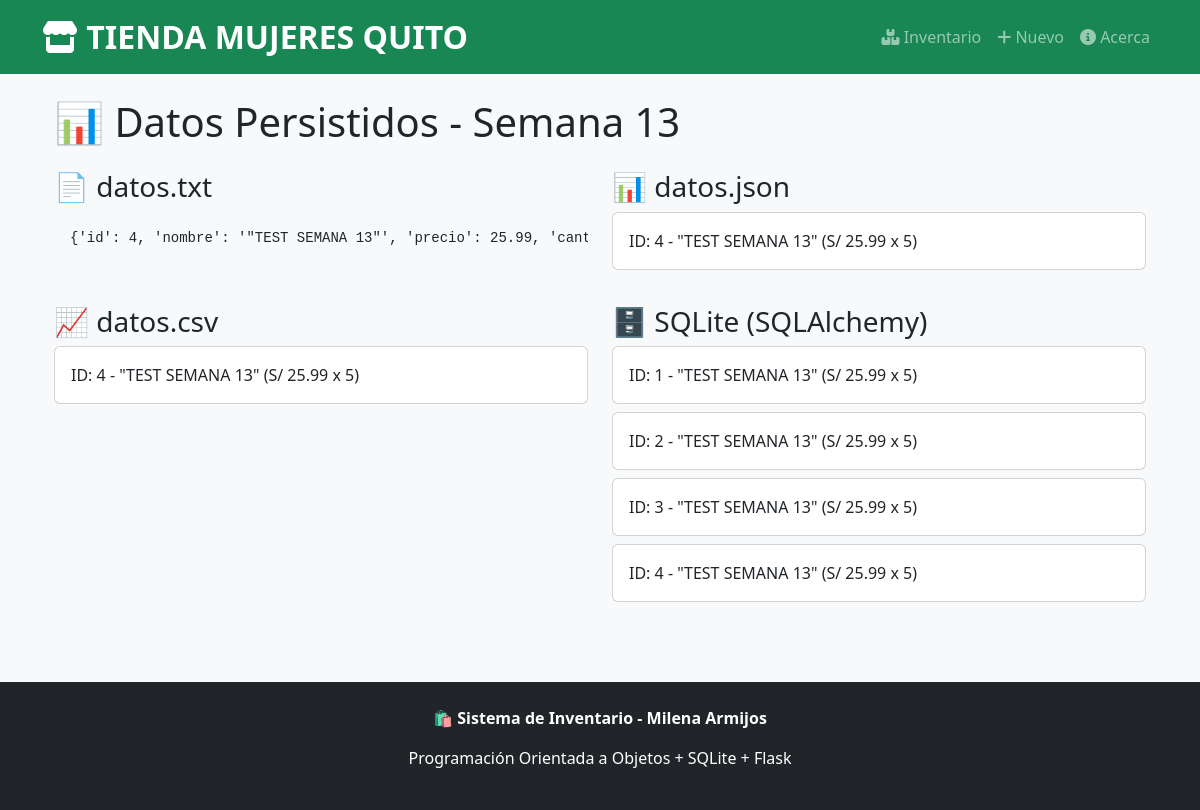
The app's page /datos with its own data.
### app.py (models this page shows)
class Producto(db.Model):
    id_producto = db.Column(db.Integer, primary_key=True)
    nombre = db.Column(db.String(100), nullable=False)
    precio = db.Column(db.Float, nullable=False)
    cantidad = db.Column(db.Integer, nullable=False)

### app.py (the view)
@app.route('/datos')
def ver_datos():
    os.makedirs(DATA_DIR, exist_ok=True)
    lineas_txt = []
    if os.path.exists(TXT_FILE):
        with open(TXT_FILE, 'r', encoding='utf-8') as f:
            lineas_txt = f.readlines()
    datos_json = []
    if os.path.exists(JSON_FILE) and os.path.getsize(JSON_FILE) > 0:
        with open(JSON_FILE, 'r', encoding='utf-8') as f:
            datos_json = json.load(f)
    datos_csv = []
    if os.path.exists(CSV_FILE) and os.path.getsize(CSV_FILE) > 0:
        with open(CSV_FILE, 'r', encoding='utf-8') as f:
            reader = csv.DictReader(f)
            datos_csv = list(reader)
    productos = Producto.query.all()
    return render_template('datos.html',
                         lineas_txt=lineas_txt,
                         datos_json=datos_json,
                         datos_csv=datos_csv,
                         productos=productos)

### templates/datos.html
{% extends "base.html" %}
{% block content %}
<div class="container mt-4">
  <h1 class="mb-4">📊 Datos Persistidos - Semana 13</h1>
  <div class="row">
    <div class="col-md-6 mb-4">
      <h3>📄 datos.txt</h3>
      <pre class="bg-light p-3 rounded">{{ lineas_txt|join('') or 'Vacío' }}</pre>
    </div>
    <div class="col-md-6 mb-4">
      <h3>📊 datos.json</h3>
      {% if datos_json %}
        {% for item in datos_json %}
          <div class="card mb-2">
            <div class="card-body">
              ID: {{ item.id }} - {{ item.nombre }} (S/ {{ item.precio }} x {{ item.cantidad }})
            </div>
          </div>
        {% endfor %}
      {% else %}
        <pre class="bg-light p-3 rounded">[] (vacío)</pre>
      {% endif %}
    </div>
  </div>
  <div class="row">
    <div class="col-md-6 mb-4">
      <h3>📈 datos.csv</h3>
      {% if datos_csv %}
        {% for item in datos_csv %}
          <div class="card mb-2">
            <div class="card-body">
              ID: {{ item.id }} - {{ item.nombre }} (S/ {{ item.precio }} x {{ item.cantidad }})
            </div>
          </div>
        {% endfor %}
      {% else %}
        <pre class="bg-light p-3 rounded">Solo cabecera (vacío)</pre>
      {% endif %}
    </div>
    <div class="col-md-6 mb-4">
      <h3>🗄️ SQLite (SQLAlchemy)</h3>
      {% if productos %}
        {% for prod in productos %}
          <div class="card mb-2">
            <div class="card-body">
              ID: {{ prod.id_producto }} - {{ prod.nombre }} (S/ {{ prod.precio }} x {{ prod.cantidad }})
            </div>
          </div>
        {% endfor %}
      {% else %}
        <pre class="bg-light p-3 rounded">Sin productos</pre>
      {% endif %}
    </div>
  </div>
</div>
{% endblock %}

### templates/base.html (shortened to what this page needs)
<!DOCTYPE html>
<html lang="es">
<head>
    <link href="https://cdn.jsdelivr.net/npm/bootstrap@5.3.2/dist/css/bootstrap.min.css" rel="stylesheet">
    <link href="https://cdnjs.cloudflare.com/ajax/libs/font-awesome/6.4.0/css/all.min.css" rel="stylesheet">
</head>
<body class="bg-light">
    <nav class="navbar navbar-expand-lg navbar-dark bg-success sticky-top">
        <div class="container">
            <a class="navbar-brand fs-2 fw-bold" href="/">
                <i class="fas fa-store"></i> TIENDA MUJERES QUITO
            </a>
            <div class="collapse navbar-collapse" id="navbarNav">
                <ul class="navbar-nav ms-auto">
                    <li class="nav-item"><a class="nav-link" href="/"><i class="fas fa-boxes"></i> Inventario</a></li>
                    <li class="nav-item"><a class="nav-link" href="/agregar"><i class="fas fa-plus"></i> Nuevo</a></li>
                    <li class="nav-item"><a class="nav-link" href="/acerca"><i class="fas fa-info-circle"></i> Acerca</a></li>
                </ul>
            </div>
        </div>
    </nav>
    <main class="container mt-4 mb-5">
        {% block content %}{% endblock %}
    </main>
    <footer class="bg-dark text-white text-center py-4 mt-5">
        <p><strong>🛍️ Sistema de Inventario - Milena Armijos</strong></p>
        <p>Programación Orientada a Objetos + SQLite + Flask</p>
    </footer>
</body>
</html>

### records on screen
Producto: id "4", nombre "\"TEST SEMANA 13\"", precio "25.99", cantidad "5", id_producto "4"
Producto: id_producto "1", nombre "\"TEST SEMANA 13\"", precio "25.99", cantidad "5"
Producto: id_producto "2", nombre "\"TEST SEMANA 13\"", precio "25.99", cantidad "5"
Producto: id_producto "3", nombre "\"TEST SEMANA 13\"", precio "25.99", cantidad "5"

### other values on screen
{{ lineas_txt|join('') or 'Vacío' }} "{'id': 4, 'nombre': '\"TEST SEMANA 13\"', 'precio': 25.99,…"
